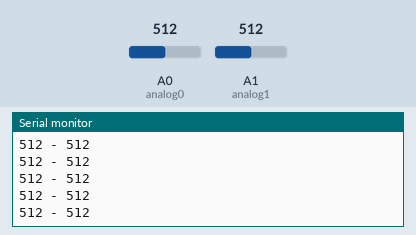
Bench run of a sketch on a simulated Arduino Uno, built with avr-gcc and run on an emulated ATmega328P. Parts: the last lines printed to the serial monitor. The test bench sets the inputs (shaded band); at power-on: A0 (analog0) = 512, A1 (analog1) = 512.

Above: at 1.2 s.
1.3 s: A0 (analog0) set to 716
At 2.1 s:
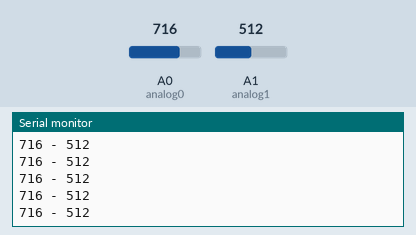
2.8 s: A1 (analog1) set to 716
At 3.3 s:
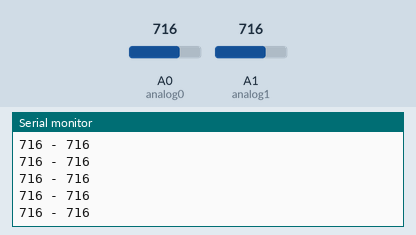
4.3 s: A0 (analog0) set to 900
At 4.8 s:
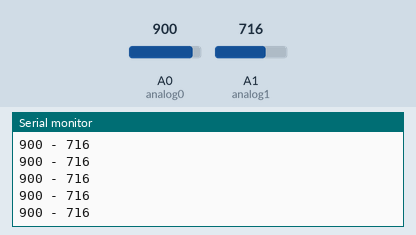
7.3 s: A1 (analog1) set to 900
At 8.3 s:
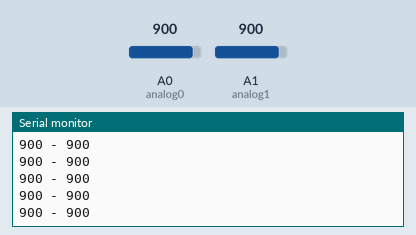
Timing chart, 0 to 10.3 s (numbered marks = the images above; inputs shaded):
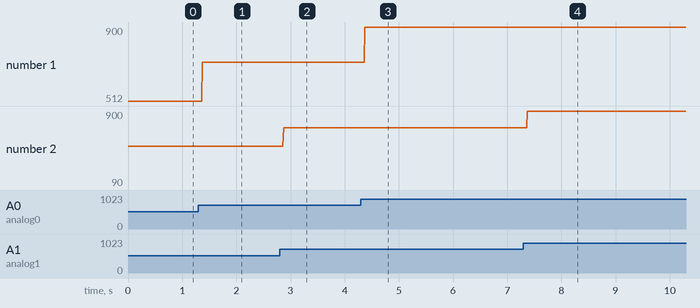

The sketch:

Analog.ino
```cpp
/*
  Nedestående kode vil læse hvor meget volt (0 - 5V) der kommer ind på henholdsvis A0 og A1.
  Arduinoen omskriver Volt på eksempelvis A0 til et tal mellem 0 - 1023 som vi så kan bruge senere i forløbet.
*/

// Udgang A0 og A1 får nu et officielt navn som vi kan kalde i koden
int analog0 = A0;
int analog1 = A1;

void setup() {
  // Vi ønsker at starte seriel kommunikation med computeren.
  // Vi angiver 9600 fordi så skriver den 9600 bits pr. sekundt til computeren. (9600 = standard)
  Serial.begin(9600);
}

void loop() {
  // Vi læser værdierne på udgang A0 og A1 og sætter det ligmed en integer
  int ana0value = analogRead(analog0);
  int ana1value = analogRead(analog1);

  // Vi skriver værdien ud i konsollen
  Serial.print(ana0value);
  Serial.print(" - ");
  Serial.println(ana1value);

  //Venter lige 5 millisekunder så omformeren fra analog til digital lige kan følge med
  delay(5);
}
```

Measured:
- after the input at 1.3 s, the serial monitor: prints a new line after 0.07 s (image 1)
- after the input at 2.8 s, the serial monitor: prints a new line after 0.07 s (image 2)
- after the input at 4.3 s, the serial monitor: prints a new line after 0.07 s (image 3)
- after the input at 7.3 s, the serial monitor: prints a new line after 0.07 s (image 4)
- plotted number 1: 512 → 716 after the input at 1.3 s, 716 → 900 after the input at 4.3 s
- plotted number 2: 716 → 90 after the input at 7.3 s
